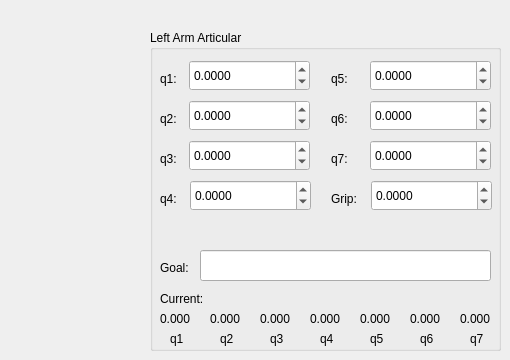
    <widget class="QWidget" name="tab_2">
     <attribute name="title">
      <string>Left Arm</string>
     </attribute>
     <widget class="QGroupBox" name="laGbArticular">
      <property name="geometry">
       <rect>
        <x>150</x>
        <y>30</y>
        <width>351</width>
        <height>321</height>
       </rect>
      </property>
      <property name="title">
       <string>Left Arm Articular</string>
      </property>
      <widget class="QDoubleSpinBox" name="laTxtAngles5">
       <property name="geometry">
        <rect>
         <x>220</x>
         <y>30</y>
         <width>121</width>
         <height>31</height>
        </rect>
       </property>
       <property name="keyboardTracking">
        <bool>false</bool>
       </property>
       <property name="decimals">
        <number>4</number>
       </property>
       <property name="minimum">
        <double>-3.141600000000000</double>
       </property>
       <property name="maximum">
        <double>3.141600000000000</double>
       </property>
       <property name="singleStep">
        <double>0.100000000000000</double>
       </property>
      </widget>
      <widget class="QDoubleSpinBox" name="laTxtAngles1">
       <property name="geometry">
        <rect>
         <x>39</x>
         <y>30</y>
         <width>121</width>
         <height>31</height>
        </rect>
       </property>
       <property name="keyboardTracking">
        <bool>false</bool>
       </property>
       <property name="decimals">
        <number>4</number>
       </property>
       <property name="minimum">
        <double>-3.141600000000000</double>
       </property>
       <property name="maximum">
        <double>3.141600000000000</double>
       </property>
       <property name="singleStep">
        <double>0.100000000000000</double>
       </property>
      </widget>
      <widget class="QDoubleSpinBox" name="laTxtAngles4">
       <property name="geometry">
        <rect>
         <x>40</x>
         <y>150</y>
         <width>121</width>
         <height>31</height>
        </rect>
       </property>
       <property name="keyboardTracking">
        <bool>false</bool>
       </property>
       <property name="decimals">
        <number>4</number>
       </property>
       <property name="minimum">
        <double>-3.141600000000000</double>
       </property>
       <property name="maximum">
        <double>3.141600000000000</double>
       </property>
       <property name="singleStep">
        <double>0.100000000000000</double>
       </property>
      </widget>
      <widget class="QLabel" name="laLblAngles2_3">
       <property name="geometry">
        <rect>
         <x>10</x>
         <y>80</y>
         <width>41</width>
         <height>17</height>
        </rect>
       </property>
       <property name="text">
        <string>q2:</string>
       </property>
      </widget>
      <widget class="QLabel" name="laLblAngles6_6">
       <property name="geometry">
        <rect>
         <x>181</x>
         <y>80</y>
         <width>41</width>
         <height>17</height>
        </rect>
       </property>
       <property name="text">
        <string>q6:</string>
       </property>
      </widget>
      <widget class="QLabel" name="laLblAngles5_3">
       <property name="geometry">
        <rect>
         <x>181</x>
         <y>40</y>
         <width>41</width>
         <height>17</height>
        </rect>
       </property>
       <property name="text">
        <string>q5:</string>
       </property>
      </widget>
      <widget class="QDoubleSpinBox" name="laTxtAngles6">
       <property name="geometry">
        <rect>
         <x>220</x>
         <y>70</y>
         <width>121</width>
         <height>31</height>
        </rect>
       </property>
       <property name="keyboardTracking">
        <bool>false</bool>
       </property>
       <property name="decimals">
        <number>4</number>
       </property>
       <property name="minimum">
        <double>-3.141600000000000</double>
       </property>
       <property name="maximum">
        <double>3.141600000000000</double>
       </property>
       <property name="singleStep">
        <double>0.100000000000000</double>
       </property>
      </widget>
      <widget class="QDoubleSpinBox" name="laTxtAngles2">
       <property name="geometry">
        <rect>
         <x>39</x>
         <y>70</y>
         <width>121</width>
         <height>31</height>
        </rect>
       </property>
       <property name="keyboardTracking">
        <bool>false</bool>
       </property>
       <property name="decimals">
        <number>4</number>
       </property>
       <property name="minimum">
        <double>-3.141600000000000</double>
       </property>
       <property name="maximum">
        <double>3.141600000000000</double>
       </property>
       <property name="singleStep">
        <double>0.100000000000000</double>
       </property>
       <property name="value">
        <double>0.000000000000000</double>
       </property>
      </widget>
      <widget class="QDoubleSpinBox" name="laTxtAngles7">
       <property name="geometry">
        <rect>
         <x>220</x>
         <y>110</y>
         <width>121</width>
         <height>31</height>
        </rect>
       </property>
       <property name="keyboardTracking">
        <bool>false</bool>
       </property>
       <property name="decimals">
        <number>4</number>
       </property>
       <property name="minimum">
        <double>-3.141600000000000</double>
       </property>
       <property name="maximum">
        <double>3.141600000000000</double>
       </property>
       <property name="singleStep">
        <double>0.100000000000000</double>
       </property>
      </widget>
      <widget class="QLabel" name="laLblAngles4_3">
       <property name="geometry">
        <rect>
         <x>10</x>
         <y>160</y>
         <width>41</width>
         <height>17</height>
        </rect>
       </property>
       <property name="text">
        <string>q4:</string>
       </property>
      </widget>
      <widget class="QDoubleSpinBox" name="laTxtAngles3">
       <property name="geometry">
        <rect>
         <x>39</x>
         <y>110</y>
         <width>121</width>
         <height>31</height>
        </rect>
       </property>
       <property name="keyboardTracking">
        <bool>false</bool>
       </property>
       <property name="decimals">
        <number>4</number>
       </property>
       <property name="minimum">
        <double>-3.141600000000000</double>
       </property>
       <property name="maximum">
        <double>3.141600000000000</double>
       </property>
       <property name="singleStep">
        <double>0.100000000000000</double>
       </property>
      </widget>
      <widget class="QLabel" name="laLblAngles1_3">
       <property name="geometry">
        <rect>
         <x>10</x>
         <y>40</y>
         <width>41</width>
         <height>17</height>
        </rect>
       </property>
       <property name="text">
        <string>q1:</string>
       </property>
      </widget>
      <widget class="QLabel" name="laLblAngles3_3">
       <property name="geometry">
        <rect>
         <x>10</x>
         <y>120</y>
         <width>41</width>
         <height>17</height>
        </rect>
       </property>
       <property name="text">
        <string>q3:</string>
       </property>
      </widget>
      <widget class="QLineEdit" name="laTxtArticularGoal">
       <property name="geometry">
        <rect>
         <x>50</x>
         <y>220</y>
         <width>291</width>
         <height>31</height>
        </rect>
       </property>
       <property name="text">
        <string/>
       </property>
      </widget>
      <widget class="QLabel" name="hdLblHeadPoseLbl_4">
       <property name="geometry">
        <rect>
         <x>10</x>
         <y>230</y>
         <width>51</width>
         <height>16</height>
        </rect>
       </property>
       <property name="text">
        <string>Goal:</string>
       </property>
      </widget>
      <widget class="QLabel" name="laLblAngles6_7">
       <property name="geometry">
        <rect>
         <x>181</x>
         <y>160</y>
         <width>41</width>
         <height>17</height>
        </rect>
       </property>
       <property name="text">
        <string>Grip:</string>
       </property>
      </widget>
      <widget class="QDoubleSpinBox" name="laTxtAnglesG">
       <property name="geometry">
        <rect>
         <x>221</x>
         <y>150</y>
         <width>121</width>
         <height>31</height>
        </rect>
       </property>
       <property name="keyboardTracking">
        <bool>false</bool>
       </property>
       <property name="decimals">
        <number>4</number>
       </property>
       <property name="minimum">
        <double>-3.141600000000000</double>
       </property>
       <property name="maximum">
        <double>3.141600000000000</double>
       </property>
       <property name="singleStep">
        <double>0.100000000000000</double>
       </property>
      </widget>
      <widget class="QLabel" name="laLblAngles0_4">
       <property name="geometry">
        <rect>
         <x>181</x>
         <y>120</y>
         <width>41</width>
         <height>17</height>
        </rect>
       </property>
       <property name="text">
        <string>q7:</string>
       </property>
      </widget>
      <widget class="QLabel" name="navLblStartPose_27">
       <property name="geometry">
        <rect>
         <x>220</x>
         <y>300</y>
         <width>21</width>
         <height>17</height>
        </rect>
       </property>
       <property name="text">
        <string>q5</string>
       </property>
      </widget>
      <widget class="QLabel" name="navLblStartPose_23">
       <property name="geometry">
        <rect>
         <x>20</x>
         <y>300</y>
         <width>21</width>
         <height>17</height>
        </rect>
       </property>
       <property name="text">
        <string>q1 </string>
       </property>
      </widget>
      <widget class="QLabel" name="navLblStartPose_15">
       <property name="geometry">
        <rect>
         <x>10</x>
         <y>260</y>
         <width>71</width>
         <height>17</height>
        </rect>
       </property>
       <property name="text">
        <string>Current:</string>
       </property>
      </widget>
      <widget class="QLabel" name="navLblStartPose_20">
       <property name="geometry">
        <rect>
         <x>120</x>
         <y>300</y>
         <width>21</width>
         <height>17</height>
        </rect>
       </property>
       <property name="text">
        <string>q3</string>
       </property>
      </widget>
      <widget class="QLabel" name="laLblCurrentQ6">
       <property name="geometry">
        <rect>
         <x>260</x>
         <y>280</y>
         <width>41</width>
         <height>17</height>
        </rect>
       </property>
       <property name="text">
        <string>0.000</string>
       </property>
      </widget>
      <widget class="QLabel" name="navLblStartPose_24">
       <property name="geometry">
        <rect>
         <x>170</x>
         <y>300</y>
         <width>21</width>
         <height>17</height>
        </rect>
       </property>
       <property name="text">
        <string>q4</string>
       </property>
      </widget>
      <widget class="QLabel" name="laLblCurrentQ2">
       <property name="geometry">
        <rect>
         <x>60</x>
         <y>280</y>
         <width>41</width>
         <height>17</height>
        </rect>
       </property>
       <property name="text">
        <string>0.000</string>
       </property>
      </widget>
      <widget class="QLabel" name="laLblCurrentQ4">
       <property name="geometry">
        <rect>
         <x>160</x>
         <y>280</y>
         <width>41</width>
         <height>17</height>
        </rect>
       </property>
       <property name="text">
        <string>0.000</string>
       </property>
      </widget>
      <widget class="QLabel" name="navLblStartPose_19">
       <property name="geometry">
        <rect>
         <x>70</x>
         <y>300</y>
         <width>21</width>
         <height>17</height>
        </rect>
       </property>
       <property name="text">
        <string>q2</string>
       </property>
      </widget>
      <widget class="QLabel" name="laLblCurrentQ3">
       <property name="geometry">
        <rect>
         <x>110</x>
         <y>280</y>
         <width>41</width>
         <height>17</height>
        </rect>
       </property>
       <property name="text">
        <string>0.000</string>
       </property>
      </widget>
      <widget class="QLabel" name="laLblCurrentQ1">
       <property name="geometry">
        <rect>
         <x>10</x>
         <y>280</y>
         <width>41</width>
         <height>17</height>
        </rect>
       </property>
       <property name="text">
        <string>0.000</string>
       </property>
      </widget>
      <widget class="QLabel" name="laLblCurrentQ5">
       <property name="geometry">
        <rect>
         <x>210</x>
         <y>280</y>
         <width>41</width>
         <height>17</height>
        </rect>
       </property>
       <property name="text">
        <string>0.000</string>
       </property>
      </widget>
      <widget class="QLabel" name="navLblStartPose_25">
       <property name="geometry">
        <rect>
         <x>270</x>
         <y>300</y>
         <width>21</width>
         <height>17</height>
        </rect>
       </property>
       <property name="text">
        <string>q6</string>
       </property>
      </widget>
      <widget class="QLabel" name="laLblCurrentQ7">
       <property name="geometry">
        <rect>
         <x>310</x>
         <y>280</y>
         <width>41</width>
         <height>17</height>
        </rect>
       </property>
       <property name="text">
        <string>0.000</string>
       </property>
      </widget>
      <widget class="QLabel" name="navLblStartPose_26">
       <property name="geometry">
        <rect>
         <x>320</x>
         <y>300</y>
         <width>21</width>
         <height>17</height>
        </rect>
       </property>
       <property name="text">
        <string>q7</string>
       </property>
      </widget>
     </widget>
    </widget>
